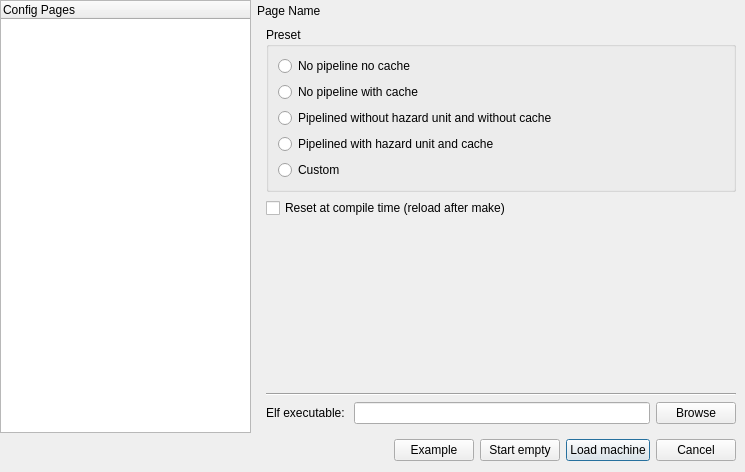
<?xml version="1.0" encoding="UTF-8"?>
<ui version="4.0">
 <class>NewDialog</class>
 <widget class="QDialog" name="NewDialog">
  <property name="geometry">
   <rect>
    <x>0</x>
    <y>0</y>
    <width>745</width>
    <height>472</height>
   </rect>
  </property>
  <property name="windowTitle">
   <string>Dialog</string>
  </property>
  <property name="modal">
   <bool>true</bool>
  </property>
  <layout class="QVBoxLayout" name="verticalLayout_1">
   <property name="leftMargin">
    <number>0</number>
   </property>
   <property name="topMargin">
    <number>0</number>
   </property>
   <property name="rightMargin">
    <number>0</number>
   </property>
   <item>
    <layout class="QHBoxLayout" name="horizontalLayout_4">
     <item>
      <widget class="QTreeWidget" name="page_select_tree">
       <property name="minimumSize">
        <size>
         <width>135</width>
         <height>0</height>
        </size>
       </property>
       <column>
        <property name="text">
         <string notr="true">Config Pages</string>
        </property>
       </column>
      </widget>
     </item>
     <item>
      <layout class="QVBoxLayout" name="verticalLayout">
       <property name="spacing">
        <number>0</number>
       </property>
       <property name="leftMargin">
        <number>0</number>
       </property>
       <property name="topMargin">
        <number>4</number>
       </property>
       <property name="rightMargin">
        <number>0</number>
       </property>
       <item>
        <widget class="QLabel" name="config_page_title">
         <property name="text">
          <string>Page Name</string>
         </property>
        </widget>
       </item>
       <item>
        <widget class="QStackedWidget" name="config_pages">
         <widget class="QWidget" name="tab_preset_load">
          <property name="accessibleName">
           <string>Presets and ELF File</string>
          </property>
          <layout class="QVBoxLayout" name="verticalLayout_5">
           <item>
            <widget class="QGroupBox" name="preset_box">
             <property name="title">
              <string>Preset</string>
             </property>
             <layout class="QVBoxLayout" name="verticalLayout_6">
              <item>
               <widget class="QRadioButton" name="preset_no_pipeline">
                <property name="text">
                 <string>No pipeline no cache</string>
                </property>
               </widget>
              </item>
              <item>
               <widget class="QRadioButton" name="preset_no_pipeline_cache">
                <property name="text">
                 <string>No pipeline with cache</string>
                </property>
               </widget>
              </item>
              <item>
               <widget class="QRadioButton" name="preset_pipelined_bare">
                <property name="text">
                 <string>Pipelined without hazard unit and without cache</string>
                </property>
               </widget>
              </item>
              <item>
               <widget class="QRadioButton" name="preset_pipelined">
                <property name="text">
                 <string>Pipelined with hazard unit and cache</string>
                </property>
               </widget>
              </item>
              <item>
               <widget class="QRadioButton" name="preset_custom">
                <property name="text">
                 <string>Custom</string>
                </property>
               </widget>
              </item>
             </layout>
            </widget>
           </item>
           <item>
            <widget class="QCheckBox" name="reset_at_compile">
             <property name="text">
              <string>Reset at compile time (reload after make)</string>
             </property>
            </widget>
           </item>
           <item>
            <spacer name="verticalSpacer_3">
             <property name="orientation">
              <enum>Qt::Vertical</enum>
             </property>
             <property name="sizeHint" stdset="0">
              <size>
               <width>20</width>
               <height>40</height>
              </size>
             </property>
            </spacer>
           </item>
           <item>
            <widget class="Line" name="line_2">
             <property name="orientation">
              <enum>Qt::Horizontal</enum>
             </property>
            </widget>
           </item>
           <item>
            <layout class="QHBoxLayout" name="horizontalLayout_3">
             <item>
              <widget class="QLabel" name="label">
               <property name="text">
                <string>Elf executable: </string>
               </property>
              </widget>
             </item>
             <item>
              <widget class="QLineEdit" name="elf_file"/>
             </item>
             <item>
              <widget class="QPushButton" name="pushButton_browse">
               <property name="text">
                <string>Browse</string>
               </property>
              </widget>
             </item>
            </layout>
           </item>
          </layout>
         </widget>
         <widget class="QWidget" name="tab_core">
          <property name="accessibleName">
           <string>Core ISA and Hazards</string>
          </property>
          <layout class="QVBoxLayout" name="verticalLayout_8">
           <item>
            <layout class="QGridLayout" name="gridLayoutIsa">
             <item row="0" column="0">
              <widget class="QCheckBox" name="pipelined">
               <property name="text">
                <string>Pipelined</string>
               </property>
              </widget>
             </item>
             <item row="0" column="1">
              <widget class="QCheckBox" name="xlen_64bit">
               <property name="text">
                <string>XLEN 64-bit</string>
               </property>
              </widget>
             </item>
             <item row="0" column="2">
              <widget class="QCheckBox" name="isa_atomic">
               <property name="text">
                <string>Atomic (A)</string>
               </property>
              </widget>
             </item>
             <item row="1" column="0">
              <widget class="QCheckBox" name="delay_slot">
               <property name="text">
                <string>Delay slot</string>
               </property>
              </widget>
             </item>
             <item row="1" column="2">
              <widget class="QCheckBox" name="isa_multiply">
               <property name="text">
                <string>Multiply (M)</string>
               </property>
              </widget>
             </item>
            </layout>
           </item>
           <item>
            <widget class="QGroupBox" name="hazard_unit">
             <property name="title">
              <string>Hazard unit</string>
             </property>
             <property name="checkable">
              <bool>true</bool>
             </property>
             <property name="checked">
              <bool>false</bool>
             </property>
             <layout class="QVBoxLayout" name="verticalLayout_3">
              <item>
               <widget class="QRadioButton" name="hazard_stall">
                <property name="text">
                 <string>Stall when hazard is detected</string>
                </property>
               </widget>
              </item>
              <item>
               <widget class="QRadioButton" name="hazard_stall_forward">
                <property name="text">
                 <string>Stall or forward when hazard is detected</string>
                </property>
                <property name="checked">
                 <bool>true</bool>
                </property>
               </widget>
              </item>
             </layout>
            </widget>
           </item>
           <item>
            <spacer name="verticalSpacer_1">
             <property name="orientation">
              <enum>Qt::Vertical</enum>
             </property>
             <property name="sizeHint" stdset="0">
              <size>
               <width>20</width>
               <height>40</height>
              </size>
             </property>
            </spacer>
           </item>
          </layout>
         </widget>
         <widget class="QWidget" name="tab_branch_predictor">
          <property name="accessibleName">
           <string>Branch Predictor</string>
          </property>
          <layout class="QVBoxLayout" name="verticalLayout_10">
           <item>
            <widget class="QGroupBox" name="group_bp">
             <property name="title">
              <string>Branch Predictor</string>
             </property>
             <property name="checkable">
              <bool>true</bool>
             </property>
             <property name="checked">
              <bool>true</bool>
             </property>
             <layout class="QVBoxLayout" name="verticalLayout_9">
              <item>
               <layout class="QHBoxLayout" name="layout_bp_type">
                <property name="topMargin">
                 <number>0</number>
                </property>
                <item>
                 <widget class="QLabel" name="text_bp_type">
                  <property name="text">
                   <string>Predictor type:</string>
                  </property>
                 </widget>
                </item>
                <item>
                 <widget class="QComboBox" name="select_bp_type"/>
                </item>
               </layout>
              </item>
              <item>
               <layout class="QHBoxLayout" name="layout_bp_init_state">
                <property name="topMargin">
                 <number>0</number>
                </property>
                <item>
                 <widget class="QLabel" name="text_bp_init_state">
                  <property name="text">
                   <string>Initial state:</string>
                  </property>
                 </widget>
                </item>
                <item>
                 <widget class="QComboBox" name="select_bp_init_state"/>
                </item>
               </layout>
              </item>
              <item>
               <widget class="QGroupBox" name="group_bp_btb">
                <property name="title">
                 <string>Branch Target Buffer (BTB) </string>
                </property>
                <property name="flat">
                 <bool>false</bool>
                </property>
                <layout class="QGridLayout" name="gridLayout">
                 <item row="1" column="0" colspan="3">
                  <widget class="Line" name="line_bp_btb">
                   <property name="orientation">
                    <enum>Qt::Horizontal</enum>
                   </property>
                  </widget>
                 </item>
                 <item row="0" column="2">
                  <widget class="QLabel" name="text_bp_btb_addr_bits_number">
                   <property name="minimumSize">
                    <size>
                     <width>40</width>
                     <height>0</height>
                    </size>
                   </property>
                   <property name="text">
                    <string>0</string>
                   </property>
                   <property name="alignment">
                    <set>Qt::AlignCenter</set>
                   </property>
                  </widget>
                 </item>
                 <item row="0" column="0">
                  <widget class="QLabel" name="text_bp_btb_addr_bits">
                   <property name="toolTip">
                    <string>PC - Program Counter register</string>
                   </property>
                   <property name="text">
                    <string>Bits from PC address: </string>
                   </property>
                  </widget>
                 </item>
                 <item row="0" column="1">
                  <widget class="QSlider" name="slider_bp_btb_addr_bits">
                   <property name="maximum">
                    <number>8</number>
                   </property>
                   <property name="orientation">
                    <enum>Qt::Horizontal</enum>
                   </property>
                   <property name="invertedAppearance">
                    <bool>false</bool>
                   </property>
                   <property name="tickPosition">
                    <enum>QSlider::TicksBothSides</enum>
                   </property>
                  </widget>
                 </item>
                 <item row="3" column="0" colspan="3">
                  <layout class="QHBoxLayout" name="layout_bp_btb_status">
                   <item>
                    <widget class="QLabel" name="text_bp_btb_entries">
                     <property name="minimumSize">
                      <size>
                       <width>140</width>
                       <height>0</height>
                      </size>
                     </property>
                     <property name="text">
                      <string>Number of entries:</string>
                     </property>
                    </widget>
                   </item>
                   <item>
                    <widget class="QLabel" name="text_bp_btb_entries_number">
                     <property name="minimumSize">
                      <size>
                       <width>40</width>
                       <height>0</height>
                      </size>
                     </property>
                     <property name="text">
                      <string>1</string>
                     </property>
                     <property name="alignment">
                      <set>Qt::AlignCenter</set>
                     </property>
                    </widget>
                   </item>
                   <item>
                    <spacer name="spacer_bp_btb_status">
                     <property name="orientation">
                      <enum>Qt::Horizontal</enum>
                     </property>
                     <property name="sizeHint" stdset="0">
                      <size>
                       <width>40</width>
                       <height>20</height>
                      </size>
                     </property>
                    </spacer>
                   </item>
                   <item>
                    <widget class="Line" name="line_bp_btb_status">
                     <property name="orientation">
                      <enum>Qt::Vertical</enum>
                     </property>
                    </widget>
                   </item>
                   <item>
                    <widget class="QLabel" name="text_bp_btb_bits">
                     <property name="minimumSize">
                      <size>
                       <width>140</width>
                       <height>0</height>
                      </size>
                     </property>
                     <property name="text">
                      <string>Number of bits:</string>
                     </property>
                    </widget>
                   </item>
                   <item>
                    <widget class="QLabel" name="text_bp_btb_bits_number">
                     <property name="minimumSize">
                      <size>
                       <width>40</width>
                       <height>0</height>
                      </size>
                     </property>
                     <property name="text">
                      <string>0</string>
                     </property>
                     <property name="alignment">
                      <set>Qt::AlignCenter</set>
                     </property>
                    </widget>
                   </item>
                  </layout>
                 </item>
                </layout>
               </widget>
              </item>
              <item>
               <widget class="QGroupBox" name="group_bp_bht">
                <property name="title">
                 <string>Branch History Table (BHT)</string>
                </property>
                <layout class="QGridLayout" name="gridLayout_2">
                 <item row="0" column="2">
                  <widget class="QLabel" name="text_bp_bht_bhr_bits_number">
                   <property name="minimumSize">
                    <size>
                     <width>40</width>
                     <height>0</height>
                    </size>
                   </property>
                   <property name="text">
                    <string>0</string>
                   </property>
                   <property name="alignment">
                    <set>Qt::AlignCenter</set>
                   </property>
                  </widget>
                 </item>
                 <item row="1" column="2">
                  <widget class="QLabel" name="text_bp_bht_addr_bits_number">
                   <property name="minimumSize">
                    <size>
                     <width>40</width>
                     <height>0</height>
                    </size>
                   </property>
                   <property name="text">
                    <string>0</string>
                   </property>
                   <property name="alignment">
                    <set>Qt::AlignCenter</set>
                   </property>
                  </widget>
                 </item>
                 <item row="0" column="1">
                  <widget class="QSlider" name="slider_bp_bht_bhr_bits">
                   <property name="maximum">
                    <number>8</number>
                   </property>
                   <property name="orientation">
                    <enum>Qt::Horizontal</enum>
                   </property>
                   <property name="tickPosition">
                    <enum>QSlider::TicksBothSides</enum>
                   </property>
                  </widget>
                 </item>
                 <item row="1" column="1">
                  <widget class="QSlider" name="slider_bp_bht_addr_bits">
                   <property name="maximum">
                    <number>8</number>
                   </property>
                   <property name="orientation">
                    <enum>Qt::Horizontal</enum>
                   </property>
                   <property name="tickPosition">
                    <enum>QSlider::TicksBothSides</enum>
                   </property>
                  </widget>
                 </item>
                 <item row="0" column="0">
                  <widget class="QLabel" name="text_bp_bht_bhr_bits">
                   <property name="minimumSize">
                    <size>
                     <width>140</width>
                     <height>0</height>
                    </size>
                   </property>
                   <property name="toolTip">
                    <string>BHR - Branch History Register</string>
                   </property>
                   <property name="text">
                    <string>Bits in BHR:</string>
                   </property>
                  </widget>
                 </item>
                 <item row="2" column="0" colspan="3">
                  <widget class="Line" name="line_bp_bht">
                   <property name="orientation">
                    <enum>Qt::Horizontal</enum>
                   </property>
                  </widget>
                 </item>
                 <item row="1" column="0">
                  <widget class="QLabel" name="text_bp_bht_addr_bits">
                   <property name="minimumSize">
                    <size>
                     <width>140</width>
                     <height>0</height>
                    </size>
                   </property>
                   <property name="toolTip">
                    <string>PC - Program Counter register</string>
                   </property>
                   <property name="text">
                    <string>Bits from PC address: </string>
                   </property>
                  </widget>
                 </item>
                 <item row="3" column="0" colspan="3">
                  <layout class="QHBoxLayout" name="layout_bp_bht_status">
                   <item>
                    <widget class="QLabel" name="text_bp_bht_entries">
                     <property name="minimumSize">
                      <size>
                       <width>140</width>
                       <height>0</height>
                      </size>
                     </property>
                     <property name="text">
                      <string>Number of entries:</string>
                     </property>
                    </widget>
                   </item>
                   <item>
                    <widget class="QLabel" name="text_bp_bht_entries_number">
                     <property name="minimumSize">
                      <size>
                       <width>40</width>
                       <height>0</height>
                      </size>
                     </property>
                     <property name="text">
                      <string>1</string>
                     </property>
                     <property name="alignment">
                      <set>Qt::AlignCenter</set>
                     </property>
                    </widget>
                   </item>
                   <item>
                    <spacer name="spacer_bp_bht_status">
                     <property name="orientation">
                      <enum>Qt::Horizontal</enum>
                     </property>
                     <property name="sizeHint" stdset="0">
                      <size>
                       <width>40</width>
                       <height>20</height>
                      </size>
                     </property>
                    </spacer>
                   </item>
                   <item>
                    <widget class="Line" name="line_bp_bht_status">
                     <property name="orientation">
                      <enum>Qt::Vertical</enum>
                     </property>
                    </widget>
                   </item>
                   <item>
                    <widget class="QLabel" name="text_bp_bht_bits">
                     <property name="minimumSize">
                      <size>
                       <width>140</width>
                       <height>0</height>
                      </size>
                     </property>
                     <property name="text">
                      <string>Number of bits:</string>
                     </property>
                    </widget>
                   </item>
                   <item>
                    <widget class="QLabel" name="text_bp_bht_bits_number">
                     <property name="minimumSize">
                      <size>
                       <width>40</width>
                       <height>0</height>
                      </size>
                     </property>
                     <property name="text">
                      <string>0</string>
                     </property>
                     <property name="alignment">
                      <set>Qt::AlignCenter</set>
                     </property>
                    </widget>
                   </item>
                  </layout>
                 </item>
                </layout>
               </widget>
              </item>
             </layout>
            </widget>
           </item>
           <item>
            <spacer name="verticalSpacer_5">
             <property name="orientation">
              <enum>Qt::Vertical</enum>
             </property>
             <property name="sizeHint" stdset="0">
              <size>
               <width>20</width>
               <height>40</height>
              </size>
             </property>
            </spacer>
           </item>
          </layout>
         </widget>
         <widget class="QWidget" name="tab_virtual_memory">
          <property name="accessibleName">
           <string>Virtual Memory</string>
          </property>
          <layout class="QVBoxLayout" name="verticalLayout_11">
           <item>
            <widget class="QGroupBox" name="group_vm">
             <property name="enabled">
               <bool>true</bool>
             </property>
             <property name="title">
             <string>Virtual Memory</string>
             </property>
             <property name="checkable">
              <bool>true</bool>
             </property>
             <property name="checked">
              <bool>true</bool>
             </property>
             <layout class="QVBoxLayout" name="verticalLayout_12">
              <item>
               <widget class="QGroupBox" name="itlb_groupBox">
                <property name="enabled">
                 <bool>true</bool>
                </property>
                <property name="title">
                <string>Program Translation Lookaside Buffer (TLB)</string>
                </property>
                <property name="checkable">
                 <bool>false</bool>
                </property>
                <layout class="QFormLayout" name="formLayout_2">
                 <item row="0" column="0">
                  <widget class="QLabel" name="label_2">
                   <property name="text">
                    <string>Number of sets:</string>
                   </property>
                  </widget>
                 </item>
                 <item row="0" column="1">
                  <widget class="Pow2SpinBox" name="itlb_number_of_sets">
                   <property name="minimum">
                    <number>1</number>
                   </property>
                   <property name="maximum">
                    <number>1024</number>
                   </property>
                   <property name="singleStep">
                    <number>1</number>
                   </property>
                   <property name="stepType">
                    <enum>QAbstractSpinBox::DefaultStepType</enum>
                   </property>
                   <property name="value">
                    <number>1</number>
                   </property>
                   <property name="displayIntegerBase">
                    <number>10</number>
                   </property>
                  </widget>
                 </item>
                 <item row="1" column="0">
                  <widget class="QLabel" name="label_7">
                   <property name="text">
                    <string>Degree of associativity:</string>
                   </property>
                  </widget>
                 </item>
                 <item row="1" column="1">
                  <widget class="QSpinBox" name="itlb_degree_of_associativity">
                   <property name="minimum">
                    <number>1</number>
                   </property>
                   <property name="singleStep">
                    <number>1</number>
                   </property>
                   <property name="value">
                    <number>1</number>
                   </property>
                  </widget>
                 </item>
                 <item row="2" column="0">
                  <widget class="QLabel" name="label_8">
                   <property name="text">
                    <string>Replacement policy:</string>
                   </property>
                  </widget>
                 </item>
                 <item row="2" column="1">
                  <widget class="QComboBox" name="itlb_replacement_policy">
                   <item>
                    <property name="text">
                     <string>Random</string>
                    </property>
                   </item>
                   <item>
                    <property name="text">
                     <string>Least Recently Used (LRU)</string>
                    </property>
                   </item>
                   <item>
                    <property name="text">
                     <string>Least Frequently Used (LFU)</string>
                    </property>
                   </item>
                   <item>
                    <property name="text">
                     <string>Pseudo Least Recently Used (PLRU)</string>
                    </property>
                   </item>
                  </widget>
                 </item>
                </layout>
               </widget>
              </item>
              <item>
               <widget class="QGroupBox" name="dtlb_groupBox">
                <property name="enabled">
                 <bool>true</bool>
                </property>
                <property name="title">
                <string>Data Translation Lookaside Buffer (TLB)</string>
                </property>
                <property name="checkable">
                 <bool>false</bool>
                </property>
                <layout class="QFormLayout" name="formLayout_3">
                 <item row="0" column="0">
                  <widget class="QLabel" name="label_3">
                   <property name="text">
                    <string>Number of sets:</string>
                   </property>
                  </widget>
                 </item>
                 <item row="0" column="1">
                  <widget class="Pow2SpinBox" name="dtlb_number_of_sets">
                   <property name="minimum">
                    <number>1</number>
                   </property>
                   <property name="maximum">
                    <number>1024</number>
                   </property>
                   <property name="singleStep">
                    <number>1</number>
                   </property>
                   <property name="stepType">
                    <enum>QAbstractSpinBox::DefaultStepType</enum>
                   </property>
                   <property name="value">
                    <number>1</number>
                   </property>
                   <property name="displayIntegerBase">
                    <number>10</number>
                   </property>
                  </widget>
                 </item>
                 <item row="1" column="0">
                  <widget class="QLabel" name="label_5">
                   <property name="text">
                    <string>Degree of associativity:</string>
                   </property>
                  </widget>
                 </item>
                 <item row="1" column="1">
                  <widget class="QSpinBox" name="dtlb_degree_of_associativity">
                   <property name="minimum">
                    <number>1</number>
                   </property>
                   <property name="singleStep">
                    <number>1</number>
                   </property>
                   <property name="value">
                    <number>1</number>
                   </property>
                  </widget>
                 </item>
                 <item row="2" column="0">
                  <widget class="QLabel" name="label_6">
                   <property name="text">
                    <string>Replacement policy:</string>
                   </property>
                  </widget>
                 </item>
                 <item row="2" column="1">
                  <widget class="QComboBox" name="dtlb_replacement_policy">
                   <item>
                    <property name="text">
                     <string>Random</string>
                    </property>
                   </item>
                   <item>
                    <property name="text">
                     <string>Least Recently Used (LRU)</string>
                    </property>
                   </item>
                   <item>
                    <property name="text">
                     <string>Least Frequently Used (LFU)</string>
                    </property>
                   </item>
                   <item>
                    <property name="text">
                     <string>Pseudo Least Recently Used (PLRU)</string>
                    </property>
                   </item>
                  </widget>
                 </item>
                </layout>
               </widget>
              </item>
             </layout>
            </widget>
           </item>
           <item>
            <spacer name="verticalSpacer_6">
             <property name="orientation">
              <enum>Qt::Vertical</enum>
             </property>
             <property name="sizeHint" stdset="0">
              <size>
               <width>21</width>
               <height>40</height>
              </size>
             </property>
            </spacer>
           </item>
          </layout>
         </widget>
         <widget class="QWidget" name="tab_memory">
          <property name="accessibleName">
           <string>Memory Timings</string>
          </property>
          <layout class="QVBoxLayout" name="verticalLayout_4">
           <item>
            <widget class="QCheckBox" name="mem_protec_write">
             <property name="text">
              <string>Program memory write protection</string>
             </property>
            </widget>
           </item>
           <item>
            <widget class="QCheckBox" name="mem_protec_exec">
             <property name="text">
              <string>Data memory executable protection</string>
             </property>
            </widget>
           </item>
           <item>
            <widget class="QGroupBox" name="groupBox">
             <property name="title">
              <string>Access time (in cycles)</string>
             </property>
             <layout class="QFormLayout" name="formLayout">
              <item row="0" column="0">
               <widget class="QLabel" name="label_read">
                <property name="text">
                 <string>Read:</string>
                </property>
               </widget>
              </item>
              <item row="0" column="1">
               <widget class="QSpinBox" name="mem_time_read">
                <property name="minimum">
                 <number>1</number>
                </property>
                <property name="maximum">
                 <number>999999999</number>
                </property>
               </widget>
              </item>
              <item row="1" column="0">
               <widget class="QLabel" name="label_write">
                <property name="text">
                 <string>Write:</string>
                </property>
               </widget>
              </item>
              <item row="1" column="1">
               <widget class="QSpinBox" name="mem_time_write">
                <property name="minimum">
                 <number>1</number>
                </property>
                <property name="maximum">
                 <number>999999999</number>
                </property>
               </widget>
              </item>
              <item row="2" column="0">
               <widget class="QLabel" name="label_burts_enable">
                <property name="text">
                 <string>Burst enable:</string>
                </property>
               </widget>
              </item>
              <item row="2" column="1">
               <widget class="QCheckBox" name="mem_enable_burst">
                <property name="checked">
                 <bool>false</bool>
                </property>
               </widget>
              </item>
              <item row="3" column="0">
               <widget class="QLabel" name="label_burts">
                <property name="text">
                 <string>Burst:</string>
                </property>
               </widget>
              </item>
              <item row="3" column="1">
               <widget class="QSpinBox" name="mem_time_burst">
                <property name="minimum">
                 <number>0</number>
                </property>
                <property name="maximum">
                 <number>999999999</number>
                </property>
               </widget>
              </item>
              <item row="4" column="0">
               <widget class="QLabel" name="label_level2">
                <property name="text">
                 <string>L2 Access:</string>
                </property>
               </widget>
              </item>
              <item row="4" column="1">
               <widget class="QSpinBox" name="mem_time_level2">
                <property name="minimum">
                 <number>0</number>
                </property>
                <property name="maximum">
                 <number>999999999</number>
                </property>
               </widget>
              </item>
             </layout>
            </widget>
           </item>
           <item>
            <spacer name="verticalSpacer_2">
             <property name="orientation">
              <enum>Qt::Vertical</enum>
             </property>
             <property name="sizeHint" stdset="0">
              <size>
               <width>20</width>
               <height>40</height>
              </size>
             </property>
            </spacer>
           </item>
          </layout>
         </widget>
         <widget class="QWidget" name="tab_cache_program">
          <property name="accessibleName">
           <string>L1 Program Cache</string>
          </property>
         </widget>
         <widget class="QWidget" name="tab_cache_data">
          <property name="accessibleName">
           <string>L1 Data Cache</string>
          </property>
         </widget>
         <widget class="QWidget" name="tab_cache_level2">
          <property name="accessibleName">
           <string>L2 Cache</string>
          </property>
         </widget>
         <widget class="QWidget" name="tab_os_emulation">
          <property name="accessibleName">
           <string>System Emulation and IRQ</string>
          </property>
          <layout class="QVBoxLayout" name="verticalLayout_7">
           <item>
            <widget class="QCheckBox" name="osemu_enable">
             <property name="text">
              <string>Enable emulation of operating system services</string>
             </property>
             <property name="checked">
              <bool>true</bool>
             </property>
            </widget>
           </item>
           <item>
            <widget class="QCheckBox" name="osemu_known_syscall_stop">
             <property name="text">
              <string>Stop on known system call</string>
             </property>
             <property name="checked">
              <bool>true</bool>
             </property>
            </widget>
           </item>
           <item>
            <widget class="QCheckBox" name="osemu_unknown_syscall_stop">
             <property name="text">
              <string>Stop on unknown system call</string>
             </property>
             <property name="checked">
              <bool>true</bool>
             </property>
            </widget>
           </item>
           <item>
            <widget class="QCheckBox" name="osemu_interrupt_stop">
             <property name="text">
              <string>Stop on interrupt entry</string>
             </property>
             <property name="checked">
              <bool>true</bool>
             </property>
            </widget>
           </item>
           <item>
            <widget class="QCheckBox" name="osemu_exception_stop">
             <property name="text">
              <string>Stop and step over exceptions (overflow, etc.)</string>
             </property>
             <property name="checked">
              <bool>true</bool>
             </property>
            </widget>
           </item>
           <item>
            <layout class="QHBoxLayout" name="horizontalLayout">
             <item>
              <widget class="QLabel" name="label_fs_root">
               <property name="text">
                <string>Filesystem root:</string>
               </property>
              </widget>
             </item>
             <item>
              <widget class="QLineEdit" name="osemu_fs_root"/>
             </item>
             <item>
              <widget class="QPushButton" name="osemu_fs_root_browse">
               <property name="text">
                <string>Browse</string>
               </property>
              </widget>
             </item>
            </layout>
           </item>
           <item>
            <spacer name="verticalSpacer_4">
             <property name="orientation">
              <enum>Qt::Vertical</enum>
             </property>
             <property name="sizeHint" stdset="0">
              <size>
               <width>21</width>
               <height>40</height>
              </size>
             </property>
            </spacer>
           </item>
          </layout>
         </widget>
            <widget class="QWidget" name="tab_editor">
                <property name="accessibleName">
                    <string>Editor</string>
                </property>
                <layout class="QVBoxLayout" name="verticalLayout_editor">
                    <item>
                        <widget class="QGroupBox" name="group_editor">
                            <property name="title">
                                <string>Editor</string>
                            </property>
                            <layout class="QVBoxLayout" name="verticalLayout_editor_group">
                                <item>
                                    <widget class="QCheckBox" name="editor_show_line_numbers">
                                        <property name="text">
                                            <string>Show line numbers</string>
                                        </property>
                                        <property name="checked">
                                            <bool>true</bool>
                                        </property>
                                    </widget>
                                </item>
                                <item>
                                    <widget class="QCheckBox" name="editor_highlight_line">
                                        <property name="text">
                                            <string>Highlight executed line</string>
                                        </property>
                                        <property name="checked">
                                            <bool>true</bool>
                                        </property>
                                    </widget>
                                </item>
                                <item>
                                    <widget class="QCheckBox" name="editor_auto_open">
                                        <property name="text">
                                            <string>Automatically open files</string>
                                        </property>
                                        <property name="checked">
                                            <bool>true</bool>
                                        </property>
                                    </widget>
                                </item>
                            </layout>
                        </widget>
                    </item>
                    <item>
                        <spacer name="verticalSpacer_editor">
                            <property name="orientation">
                                <enum>Qt::Vertical</enum>
                            </property>
                            <property name="sizeHint" stdset="0">
                                <size>
                                    <width>20</width>
                                    <height>40</height>
                                </size>
             </property>
            </spacer>
           </item>
          </layout>
         </widget>
        </widget>
       </item>
      </layout>
     </item>
    </layout>
   </item>
   <item>
    <layout class="QHBoxLayout" name="horizontalLayout_2">
     <property name="leftMargin">
      <number>9</number>
     </property>
     <property name="topMargin">
      <number>0</number>
     </property>
     <property name="rightMargin">
      <number>9</number>
     </property>
     <property name="bottomMargin">
      <number>0</number>
     </property>
     <item>
      <spacer name="horizontalSpacer">
       <property name="orientation">
        <enum>Qt::Horizontal</enum>
       </property>
       <property name="sizeHint" stdset="0">
        <size>
         <width>40</width>
         <height>20</height>
        </size>
       </property>
      </spacer>
     </item>
     <item>
      <widget class="QPushButton" name="pushButton_example">
       <property name="text">
        <string>Example</string>
       </property>
      </widget>
     </item>
     <item>
      <widget class="QPushButton" name="pushButton_start_empty">
       <property name="text">
        <string>Start empty</string>
       </property>
      </widget>
     </item>
     <item>
      <widget class="QPushButton" name="pushButton_load">
       <property name="text">
        <string>Load machine</string>
       </property>
       <property name="default">
        <bool>true</bool>
       </property>
      </widget>
     </item>
     <item>
      <widget class="QPushButton" name="pushButton_cancel">
       <property name="text">
        <string>Cancel</string>
       </property>
      </widget>
     </item>
    </layout>
   </item>
  </layout>
 </widget>
 <customwidgets>
  <customwidget>
   <class>Pow2SpinBox</class>
   <extends>QSpinBox</extends>
   <header>ui/pow2spinbox.h</header>
  </customwidget>
 </customwidgets>
 <resources/>
 <connections/>
</ui>
